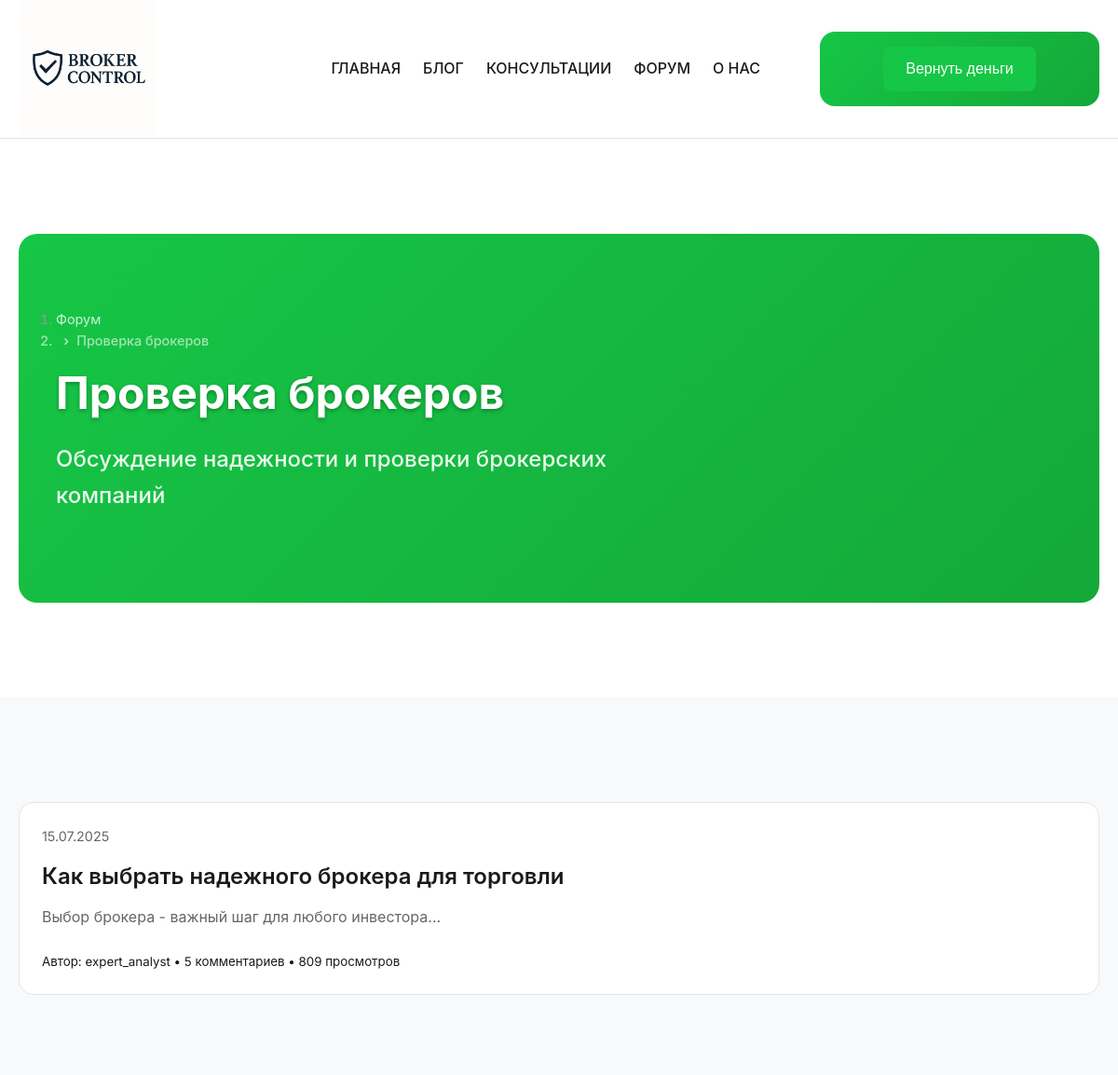
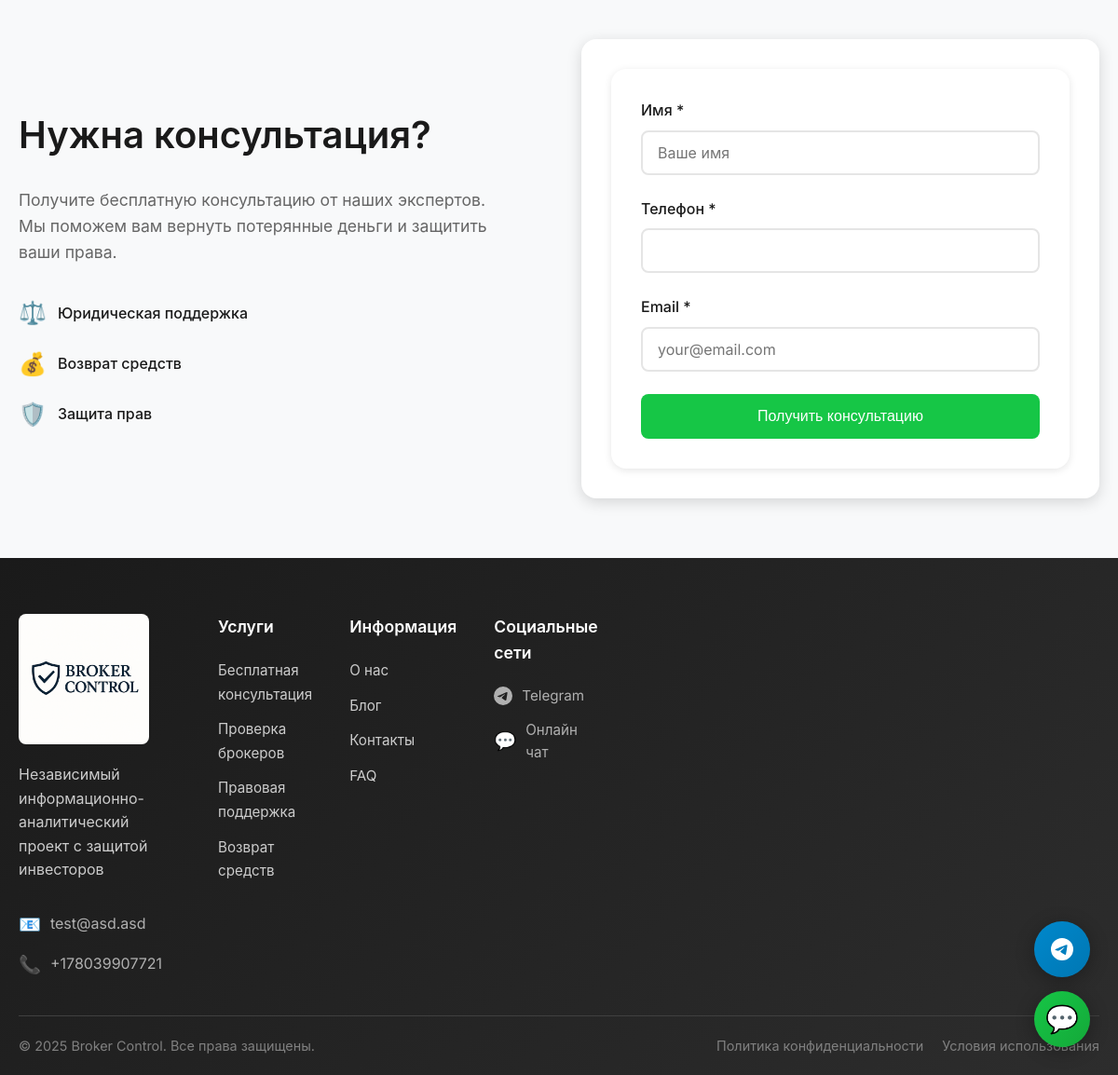
Page /forum/category/proverka-brokerov/ on the committed database (2 pictures, top to bottom).
### forum/models.py (models this page shows, shortened)
class ForumCategory(models.Model):
    name = models.CharField(max_length=100, verbose_name="Название категории")
    slug = models.SlugField(max_length=100, unique=True, verbose_name="URL")
    description = models.TextField(blank=True, verbose_name="Описание")
    icon = models.CharField(max_length=50, blank=True, verbose_name="Иконка (emoji)")
    order = models.IntegerField(default=0, verbose_name="Порядок")
    is_active = models.BooleanField(default=True, verbose_name="Активна")
    meta_title = models.CharField(max_length=60, blank=True, verbose_name="Meta Title")
    meta_description = models.CharField(max_length=160, blank=True, verbose_name="Meta Description")
    meta_keywords = models.CharField(max_length=255, blank=True, verbose_name="Meta Keywords")
    created_at = models.DateTimeField(auto_now_add=True, verbose_name="Создано")
    updated_at = models.DateTimeField(auto_now=True, verbose_name="Обновлено")
    class Meta:
        verbose_name = "Категория форума"
        verbose_name_plural = "Категории форума"
        ordering = ['order', 'name']

class ForumTopic(models.Model):
    STATUS_CHOICES = [
        ('open', 'Открытая'),
        ('closed', 'Закрытая'),
        ('pinned', 'Закрепленная'),
    ]
    title = models.CharField(max_length=200, verbose_name="Заголовок")
    slug = models.SlugField(max_length=200, unique=True, verbose_name="URL")
    content = RichTextField(verbose_name="Содержание")
    category = models.ForeignKey(
        ForumCategory,
        on_delete=models.CASCADE,
        related_name='topics',
        verbose_name="Категория"
    )
    author = models.ForeignKey(
        User,
        on_delete=models.CASCADE,
        related_name='forum_topics',
        verbose_name="Автор"
    )
    status = models.CharField(
        max_length=10,
        choices=STATUS_CHOICES,
        default='open',
        verbose_name="Статус"
    )
    is_active = models.BooleanField(default=True, verbose_name="Активна")
    views_count = models.PositiveIntegerField(default=0, verbose_name="Просмотры")
    meta_title = models.CharField(max_length=60, blank=True, verbose_name="Meta Title")
    meta_description = models.CharField(max_length=160, blank=True, verbose_name="Meta Description")
    meta_keywords = models.CharField(max_length=255, blank=True, verbose_name="Meta Keywords")
    created_at = models.DateTimeField(auto_now_add=True, verbose_name="Создано")
    updated_at = models.DateTimeField(auto_now=True, verbose_name="Обновлено")
    class Meta:
        verbose_name = "Тема форума"
        verbose_name_plural = "Темы форума"
        ordering = ['-created_at']

### content/models.py (models this page shows, shortened)
class ContactInfo(models.Model):
    email = models.EmailField(blank=True, verbose_name="Email")
    phone = models.CharField(max_length=20, blank=True, verbose_name="Телефон")
    telegram = models.CharField(max_length=20, blank=True, verbose_name="Telegram")
    class Meta:
        verbose_name = "Контактная информация"
        verbose_name_plural = "Контактная информация"

class SiteSettings(models.Model):
    site_name = models.CharField(max_length=100, default="Broker Control", verbose_name="Название сайта")
    site_description = models.CharField(max_length=500, default="Независимый информационно-аналитический проект по проверке брокеров", verbose_name="Описание сайта")
    logo = models.ImageField(upload_to='site/', blank=True, verbose_name="Логотип")
    favicon = models.ImageField(upload_to='site/', blank=True, verbose_name="Favicon")
    meta_title = models.CharField(max_length=60, default="Broker Control - Анализ и оценка брокерских компаний", verbose_name="Meta Title")
    meta_description = models.CharField(max_length=160, default="Независимый информационно-аналитический проект по проверке брокеров и предоставлению юридических консультаций", verbose_name="Meta Description")
    meta_keywords = models.CharField(max_length=500, blank=True, verbose_name="Meta Keywords")
    og_image = models.ImageField(upload_to='site/', blank=True, verbose_name="Open Graph изображение")
    twitter_image = models.ImageField(upload_to='site/', blank=True, verbose_name="Twitter изображение")
    contact_email = models.EmailField(blank=True, verbose_name="Email для контактов")
    contact_phone = models.CharField(max_length=20, blank=True, verbose_name="Телефон для контактов")
    google_analytics_id = models.CharField(max_length=50, blank=True, verbose_name="Google Analytics ID")
    yandex_metrika_id = models.CharField(max_length=50, blank=True, verbose_name="Yandex Metrika ID")
    class Meta:
        verbose_name = "Настройки сайта"
        verbose_name_plural = "Настройки сайта"

### forum/views.py (the view)
# urls.py: path('category/<slug:slug>/', views.ForumCategoryDetailView.as_view(), name='category_detail'),
class ForumCategoryDetailView(DetailView):
    model = ForumCategory
    template_name = 'forum/category_detail.html'
    context_object_name = 'category'
    def get_context_data(self, **kwargs):
        context = super().get_context_data(**kwargs)
        topics = self.object.topics.filter(is_active=True).annotate(
            posts_count=Count('posts', filter=Q(posts__is_approved=True))
        )
        paginator = Paginator(topics, 20)
        page_number = self.request.GET.get('page')
        page_obj = paginator.get_page(page_number)
        context['topics'] = page_obj
        context['page_obj'] = page_obj
        return context

### content/context_processors.py (called while the page is built)
def site_settings(request):
    return {
        'site_settings': SiteSettings.objects.first(),
        'contact_info': ContactInfo.objects.first(),
        'about_us': AboutUs.objects.first(),
        'our_mission': OurMission.objects.all(),
        'our_team': OurTeam.objects.all(),
        'our_values': OurValues.objects.all()
    }

### templates/forum/category_detail.html (shortened to what this page needs)
{% extends 'base.html' %}
{% load static %}
{% block content %}
<section class="hero-section">
    <div class="container">
        <div class="hero-content">
            <div class="hero-text">
                <nav aria-label="breadcrumb" class="breadcrumb">
                    <ol class="breadcrumb">
                        <li class="breadcrumb-item">
                            <a href="{% url 'forum:index' %}">Форум</a>
                        </li>
                        <li class="breadcrumb-item active">{{ category.name }}</li>
                    </ol>
                </nav>
                <h1 class="hero-title">{{ category.name }}</h1>
                <p class="hero-subtitle">{{ category.description }}</p>
            </div>
        </div>
    </div>
</section>
<section class="about-section">
    <div class="container">
        <div class="row">
            <div class="col-12">
                {% if topics %}
                <div class="blog__grid">
                    {% for topic in topics %}
                    <article class="blog-post">
                        <div class="blog-post__content">
                            <div class="blog-post__meta">
                                <span class="blog-post__date">{{ topic.created_at|date:"d.m.Y" }}</span>
                            </div>
                            <h3 class="blog-post__title">
                                <a href="{% url 'forum:topic_detail' topic.slug %}">
                                    {{ topic.title }}
                                </a>
                            </h3>
                            <div class="blog-post__excerpt">
                                {{ topic.content|striptags|truncatewords:30 }}
                            </div>
                            <div class="blog-post__footer">
                                <small class="text-muted">
                                    Автор: {{ topic.author.username }} •
                                    {{ topic.posts.count }} комментариев •
                                    {{ topic.views_count }} просмотров
                                </small>
                            </div>
                        </div>
                    </article>
                    {% endfor %}
                </div>
                {% endif %}
            </div>
        </div>
    </div>
</section>
{% endblock %}

### templates/consultations/footer.html (shortened to what this page needs)
{% load static %}
<footer class="footer">
   <div class="container">
        <div class="footer__content">
            <div class="footer__main">
                <div class="footer__info">
                    <div class="footer__logo">
                        {% if site_settings.logo %}
                            <img src="{{ site_settings.logo.url }}" alt="{{ site_settings.site_name }}" class="footer__logo-img">
                        {% else %}
                            <img src="{% static 'images/logo.png' %}" alt="{{ site_settings.site_name|default:'Broker Control' }}" class="footer__logo-img">
                        {% endif %}
                    </div>
                    <p class="footer__description">Независимый информационно-аналитический проект с защитой инвесторов</p>
                    {% if site_settings.contact_email or site_settings.contact_phone %}
                    <div class="footer__contacts">
                        {% if site_settings.contact_email %}
                        <div class="footer__contact-item">
                            <span class="footer__contact-icon">📧</span>
                            <a href="mailto:{{ contact_info.email }}" class="footer__contact-link">{{ contact_info.email }}</a>
                        </div>
                        {% endif %}
                        {% if site_settings.contact_phone %}
                        <div class="footer__contact-item">
                            <span class="footer__contact-icon">📞</span>
                            <a href="tel:{{ contact_info.phone }}" class="footer__contact-link">{{ contact_info.phone }}</a>
                        </div>
                        {% endif %}
                    </div>
                    {% endif %}
                </div>
                <div class="footer__links">
                    <div class="footer__column">
                        <h4 class="footer__column-title">Услуги</h4>
                        <ul class="footer__column-list">
                            <li class="footer__column-item">
                                <a href="#" class="footer__column-link" onclick="openConsultationForm(); return false;">Бесплатная консультация</a>
                            </li>
                            <li class="footer__column-item">
                                <a href="#" class="footer__column-link" onclick="openConsultationForm(); return false;">Проверка брокеров</a>
                            </li>
                            <li class="footer__column-item">
                                <a href="#" class="footer__column-link" onclick="openConsultationForm(); return false;">Правовая поддержка</a>
                            </li>
                            <li class="footer__column-item">
                                <a href="#" class="footer__column-link" onclick="openConsultationForm(); return false;">Возврат средств</a>
                            </li>
                        </ul>
                    </div>
                    <div class="footer__column">
                        <h4 class="footer__column-title">Информация</h4>
                        <ul class="footer__column-list">
                            <li class="footer__column-item">
                                <a href="{% url 'content:about' %}" class="footer__column-link">О нас</a>
                            </li>
                            <li class="footer__column-item">
                                <a href="{% url 'blog:post_list' %}" class="footer__column-link">Блог</a>
                            </li>
                            <li class="footer__column-item">
                                <a href="#" class="footer__column-link" onclick="openConsultationForm(); return false;">Контакты</a>
                            </li>
                            <li class="footer__column-item">
                                <a href="#" class="footer__column-link" onclick="openConsultationForm(); return false;">FAQ</a>
                            </li>
                        </ul>
                    </div>
                    <div class="footer__column">
                        <h4 class="footer__column-title">Социальные сети</h4>
                        <div class="footer__social">
                            <a href="https://t.me/{{contact_info.telegram}}" target="_blank" class="footer__social-link" title="Telegram">
                                <span>Telegram</span>
                            </a>
                            <a href="#" class="footer__social-link" onclick="openChat(); return false;" title="Онлайн чат">
                                <span class="footer__social-icon">💬</span>
                                <span>Онлайн чат</span>
                            </a>
                        </div>
                    </div>
                </div>
            </div>
        </div>
        <div class="footer__bottom">
            <div class="footer__bottom-content">
                <p class="footer__copyright">&copy; {% now "Y" %} {{ site_settings.site_name|default:"Broker Control" }}. Все права защищены.</p>
                <div class="footer__legal">
                    <a href="#" class="footer__legal-link">Политика конфиденциальности</a>
                    <a href="#" class="footer__legal-link">Условия использования</a>
                </div>
            </div>
        </div>
    </div>
</footer>

### rows in the picture
ForumCategory: name "Проверка брокеров", description "Обсуждение надежности и проверки брокерских компаний"
ForumTopic: created_at "15.07.2025", title "Как выбрать надежного брокера для торговли", content "Выбор брокера - важный шаг для любого инвестора...", author.username "expert_analyst", posts.count "5", views_count "809"
ContactInfo: email "test@asd.asd", phone "+178039907721"
SiteSettings: site_name "Broker Control"
